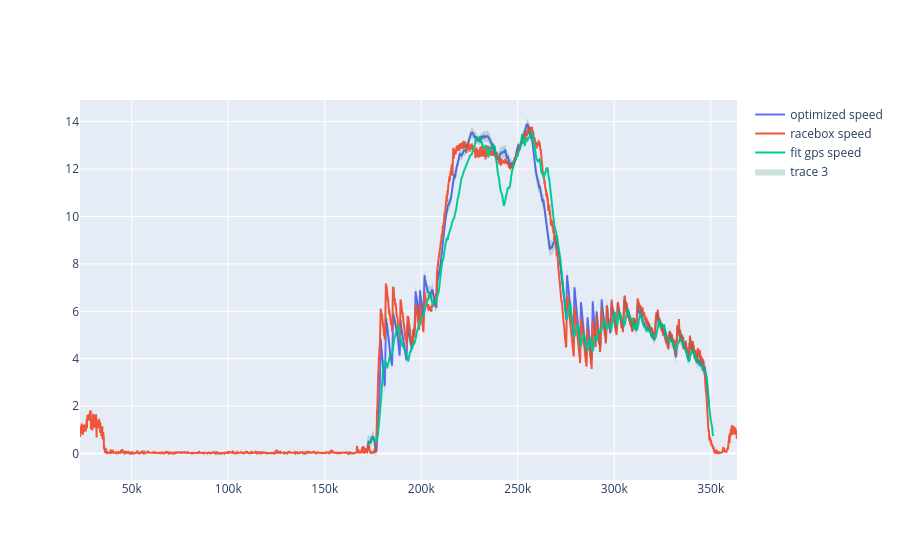

Notebook source saved alongside this figure:
### Code cell
optimized_speeds = np.linalg.norm(np.array(optimized_vels)[:, :2], axis=1)
optimized_speeds = pd.Series(optimized_speeds, index=fit_gps.index[:len(optimized_vels)])
fig = go.Figure()
# plot speeds with error bands
fig.add_trace(go.Scatter(x=optimized_speeds.index, y=optimized_speeds.values, mode='lines', name='optimized speed'))
# fig.add_trace(go.Scatter(x=optimized_speeds.index, y=optimized_speeds.values, mode='lines', name='optimized speed'))
fig.add_trace(go.Scatter(x=racebox_graph_data['gps_data'].index + ((racebox_start_time - fit_start_time).total_seconds()) * 1000 + 400, y=racebox_graph_data['gps_data'].speed, mode='lines', name='racebox speed'))
fig.add_trace(go.Scatter(x=fit_gps.index , y=fit_gps.speed, mode='lines', name='fit gps speed'))
fig.add_trace(go.Scatter(x=list(optimized_speeds.index) + list(optimized_speeds.index)[::-1], y=list(optimized_speeds.values + 2 * np.sqrt(speed_marginals)) + list((optimized_speeds.values - 2 * np.sqrt(speed_marginals))[::-1]), fill='toself', fillcolor='rgba(0,100,80,0.2)', line=dict(color='rgba(255,255,255,0)')))
fig.show()

### Figure 1 — Plotly figure (JSON) as saved in the notebook; plotly's stock layout.template omitted (floating-point values rounded to 4 significant figures; data arrays with more than 128 entries replaced by an {"elided": "..."} marker saying what was removed)
{"data": [{"mode": "lines", "name": "optimized speed", "type": "scatter", "x": {"elided": "1772 int values"}, "y": {"elided": "1772 float values"}}, {"mode": "lines", "name": "racebox speed", "type": "scatter", "x": {"elided": "8511 float values"}, "y": {"elided": "8511 float values"}}, {"mode": "lines", "name": "fit gps speed", "type": "scatter", "x": {"elided": "1792 int values"}, "y": {"elided": "1792 float values"}}, {"fill": "toself", "fillcolor": "rgba(0,100,80,0.2)", "line": {"color": "rgba(255,255,255,0)"}, "type": "scatter", "x": {"elided": "3544 int values"}, "y": {"elided": "3544 float values"}}], "layout": {}}
